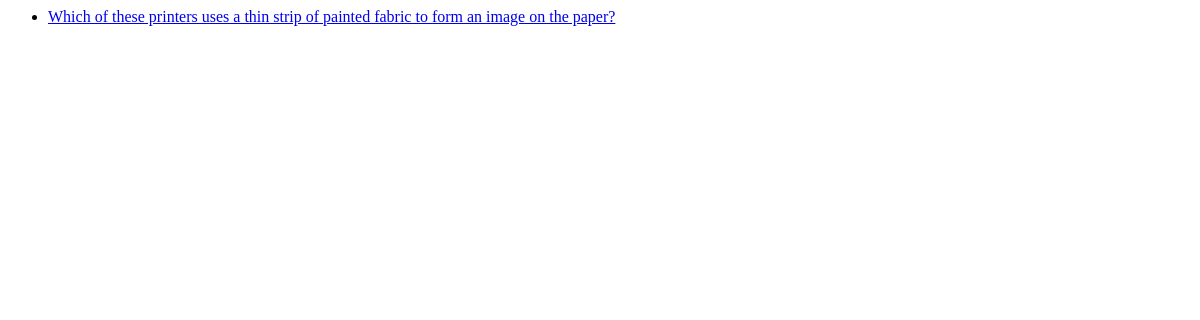
The page /quizapp/ on the database as committed earlier.
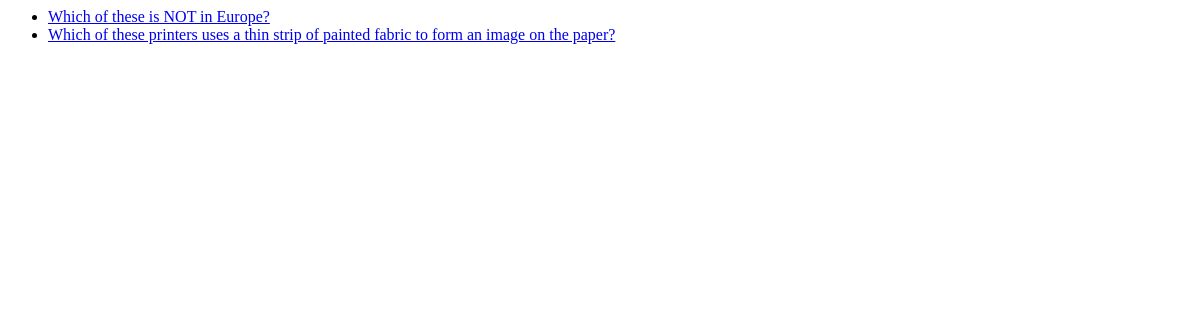
The same page on the database as committed later.
### quizapp/models.py (models this page shows, shortened)
class Question(models.Model):
    question_text = models.CharField(max_length=200)
    pub_date = models.DateTimeField("date published")
    multiple_answer = models.BooleanField(default=False)
    category = models.CharField(
        max_length=40,
        choices=(
            ("math", "Mathematics"),
            ("history", "History"),
            ("literature", "Literature"),
            ("art", "Arts and Crafts"),
            ("geography", "Geography"),
            ("human", "Humans and Life"),
            ("animal", "Animals"),
            ("plant", "Plants"),
            ("it", "Informatics"),
            ("programming", "Programming")
        )
    )

### quizapp/views.py (the view)
# urls.py: 2. Add a URL to urlpatterns:  path('', views.home, name='home')
def home(request):
    latest_question_list = Question.objects.order_by("-pub_date")[:5]
    context = {"latest_question_list": latest_question_list}
    return render(request, "quizapp/home.html", context)

### quizapp/templates/quizapp/home.html
{% if latest_question_list %}
<ul>
    {% for question in latest_question_list %}
    <li><a href="{% url 'quizapp:solve' question.id %}">{{ question.question_text }}</a></li>
    {% endfor %}
</ul>
{% else %}
<p>No polls are available.</p>
{% endif %}

Rows that differ between the two databases and show on the page:
added Question: question_text "Which of these is NOT in Europe?"
